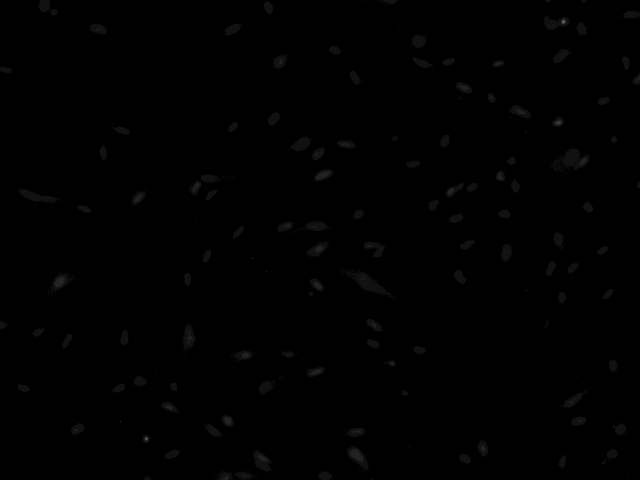
#> input picture Midterm_1/B6_DAPI_1.tif, 1280 x 960 px (shown at 1/2 size)
$ python Midterm1_Pt2_Blob_Segmentation_Final_Draft.py
#> lines starting #> are read from the running program, lines starting #| are printed output that depends on the picture
# ~~~~~~~~~~ LIBRARIES ~~~~~~~~~~
import numpy as np
import imageio.v3 as iio
import matplotlib.pyplot as plt
import skimage as ski
from scipy import ndimage as scipy
import cv2

# ~~~~~~~~~ DEFINITIONS ~~~~~~~~~
REDUCE = False
MAX_PIXELS = 500 * 500
PLOT_GRID = (2, 3)
PLOC1 =(1,1); PLOC2 =(1,2); PLOC3 =(1,3);
PLOC4 =(2,1); PLOC5 =(2,2); PLOC6 =(2,3);
PLOC7 =(3,1); PLOC8 =(3,2); PLOC9 =(3,3);
PLOC10=(4,1); PLOC11=(4,2); PLOC12=(5,3);
MANUAL_COUNT = 110

class Image:
    def __init__(self, name, data, ploc):
        self.name = name
        self.data = data
        self.ploc = ploc

    def easy_plot_info(self):
        return self.data, self.ploc, self.name


# ~~~~~~~~~~ FUNCTIONS ~~~~~~~~~~
# display images and figures on 2D grid of plots with name ax[][]
def easy_plot(dataIn, plotLoc, name='', plotType='image', colors='gray', gridshare=0):
    rowI = plotLoc[0] - 1
    colI = plotLoc[1] - 1
    if plotType == 'image':
        ax[rowI][colI].imshow(dataIn, cmap=colors)
        ax[rowI][colI].set_title(name)
    if plotType == 'pointOverlay':
        ax[rowI][colI].autoscale(False)
        ax[rowI][colI].plot(dataIn[:, 1], dataIn[:, 0], colors, markeredgewidth=0.25,
                            markersize=2)
    if gridshare == 1:
        ax[rowI][colI].sharex(ax[0][0])
        ax[rowI][colI].sharey(ax[0][0])

    return 0;

# Compute zero crossings of an image.
def calc_zcross(imgIn):

    imgLap = scipy.laplace(imgIn)
    imgLap_signed = np.sign(imgLap)

    # Pad the signed_laplacian to handle boundary conditions during difference calculation
    # This ensures we can compare each pixel with its neighbors
    imgLSP = np.pad(imgLap_signed, ((0, 1), (0, 1)), mode='edge')

    # Check for sign changes in horizontal and vertical directions
    # A zero crossing occurs if a pixel and its neighbor have different signs
    diff_x = imgLSP[:-1, :-1] - imgLSP[:-1, 1:]
    diff_y = imgLSP[:-1, :-1] - imgLSP[1:, :-1]

    # Zero crossings are where the absolute difference is not zero (i.e., signs are different)
    zero_crossings = np.logical_or(np.abs(diff_x) > 0, np.abs(diff_y) > 0)

    return zero_crossings.astype(float) # Convert boolean result to float for visualization

# flood fill
def flood_fill(imgIn):
    datatype_in = type(imgIn)
    # Invert the image: black objects become white, white holes become black
    inverted_for_black_holes = cv2.bitwise_not(imgIn)

    # Now, fill the "black holes" in this inverted image (which were white holes in the original)
    # Using dilation on the inverted image will fill these black holes
    kernel = np.ones((5, 5), np.uint8)
    filled_inverted = cv2.dilate(inverted_for_black_holes, kernel, iterations=1)

    # Invert back to get the original black objects with filled white holes
    filled_black_sections = cv2.bitwise_not(filled_inverted)

    return filled_black_sections.astype(datatype_in)


# ~~~~~~~~~~ MAIN CODE ~~~~~~~~~~
# setup for plotting multiple images
plt.rc('font', size=6)
fig, ax = plt.subplots(PLOT_GRID[0], PLOT_GRID[1], dpi=1200, constrained_layout=True)

# read, modify, and plot original (OG) image
imgOG = iio.imread('B6_DAPI_1.tif')
#> imgOG is the input picture: shape (960, 1280) uint16; min 122, max 4095, mean 198.8
sizeY = imgOG.shape[0]; sizeX = imgOG.shape[1]
#> after `sizeY = imgOG.shape[0]`: sizeY = 960
#> after `sizeX = imgOG.shape[1]`: sizeX = 1280
pixel_count = sizeX * sizeY
#> pixel_count = 1228800
# convert to grayscale, if needed, to simplify analysis
if len(imgOG.shape) == 3:
    imgOG = ski.color.rgb2gray(imgOG)
# reduce size of image, if needed, to fit max pixels defined
if REDUCE == True:
    while pixel_count > MAX_PIXELS:
        print("Too many pixels! Reducing from ", pixel_count)
        imgOG = scipy.zoom(imgOG, 0.75)
        sizeY = imgOG.shape[0]; sizeX = imgOG.shape[1]
        pixel_count = sizeX * sizeY
OG = Image("Original Image", imgOG, PLOC1)
max_val = np.max(OG.data)
#> max_val = 4095
min_val = np.min(OG.data)
#> min_val = 122
plot_info = OG.easy_plot_info()
easy_plot(-plot_info[0], plot_info[1], plot_info[2])

# basic empty frame, same size as OG img, used for setting up other images
frame = np.zeros((sizeY, sizeX))

# image preprocessing
clahe = cv2.createCLAHE(clipLimit=2.0, tileGridSize=(8,8)) # adaptive contrast adjust
OG.data = clahe.apply(OG.data)
plot_info = OG.easy_plot_info()
easy_plot(-plot_info[0], PLOC4, "After Preprocessing")

# LoG filter to find nuclei
sigma = 3
Log1 = Image(f"LoG-ified σ = {sigma}", frame, PLOC2)
Log1.data = scipy.gaussian_laplace((OG.data).astype(np.int16), sigma)
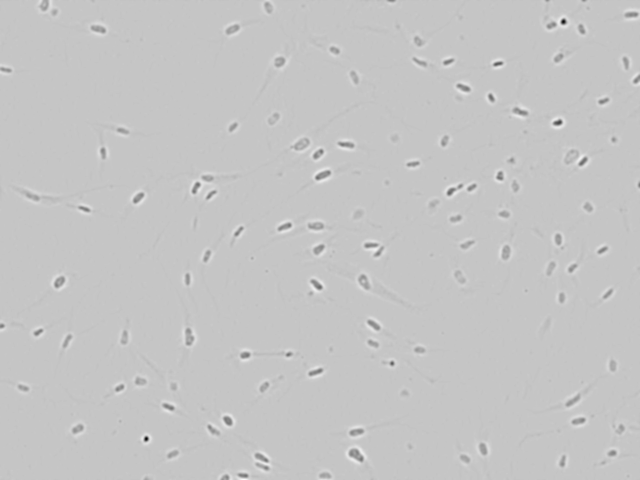
#> Log1.data: shape (960, 1280) int16 (shown at 1/2 size); min -140, max 41, mean -0.1; drawn with min black and max white
max_val = np.max(Log1.data)
#> max_val = 41
min_val = np.min(Log1.data)
#> min_val = -140
plot_info = Log1.easy_plot_info()
easy_plot(plot_info[0], plot_info[1], plot_info[2], colors='tab10')

# nucleus markers for LoGs
mag_data = np.sqrt((Log1.data) ** 2)
maxima = ski.feature.peak_local_max(mag_data, min_distance=20,
                                    exclude_border=0, threshold_abs=20)
#> maxima = 113 pairs, first value 0 to 959, second value 3 to 1279
print("Nuclei count: ", int(maxima.size/2))
#| Nuclei count:  113

# Z-cross to find edges of cells
ZX = Image("Zero X'ings", frame, PLOC5)
ZX.data = calc_zcross(Log1.data)
#> in calc_zcross, `imgLap_signed = np.sign(imgLap)`:
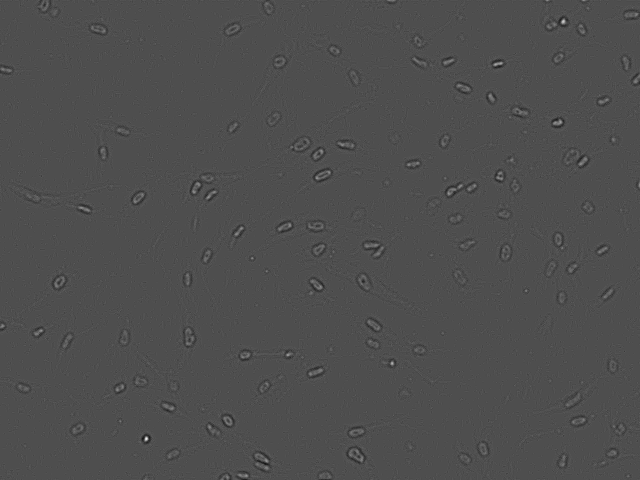
#> imgLap: shape (960, 1280) int16 (shown at 1/2 size); min -12, max 27, mean 0; drawn with min black and max white
#> in calc_zcross, `imgLSP = np.pad(imgLap_signed, ((0, 1), (0, 1)), mode='edge')`:
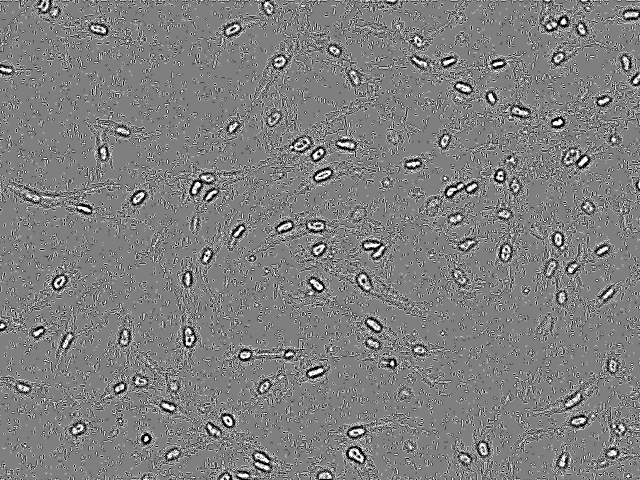
#> imgLap_signed: shape (960, 1280) int16 (shown at 1/2 size); min -1, max 1, mean 0.00132; drawn with min black and max white
plot_info = ZX.easy_plot_info()
easy_plot(plot_info[0], plot_info[1], plot_info[2])
# process for analysis
ZXedit = Image("ZX'ings Postprocessing", frame, PLOC3)
ZXedit.data = (ZX.data).astype(np.int16)*255
ZXedit.data = cv2.GaussianBlur(ZXedit.data, (21,21), 0) # blurring
ZXedit.data = flood_fill(ZXedit.data) # fill white holes in black sections
#> in flood_fill, `inverted_for_black_holes = cv2.bitwise_not(imgIn)`:
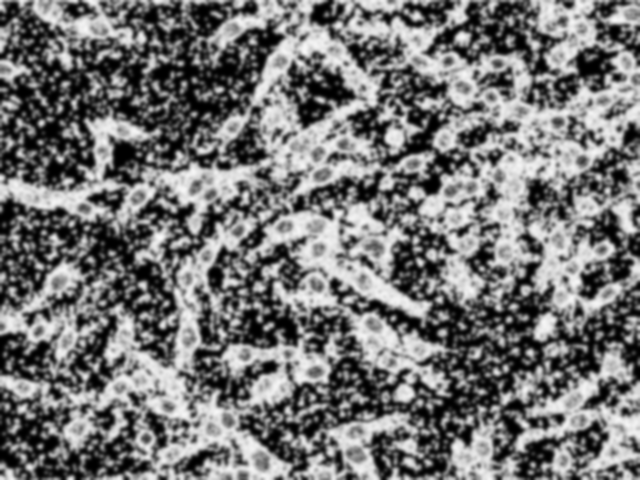
#> imgIn: shape (960, 1280) int16 (shown at 1/2 size); min 0, max 250, mean 117.4
#> in flood_fill, `filled_inverted = cv2.dilate(inverted_for_black_holes, kernel, iterati..`:
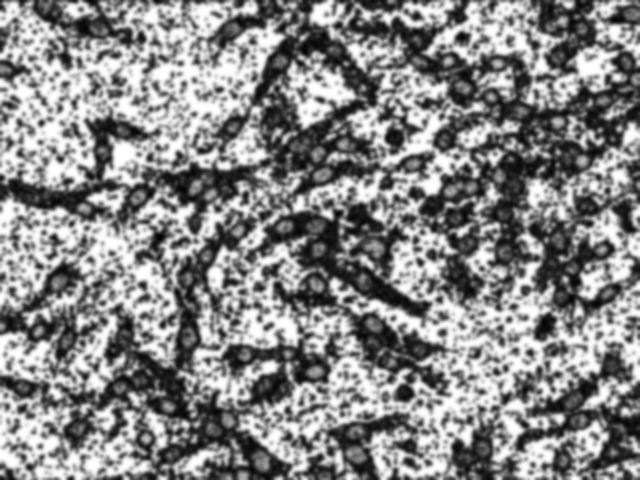
#> inverted_for_black_holes: shape (960, 1280) int16 (shown at 1/2 size); min -251, max -1, mean -118.4; drawn with min black and max white
#> in flood_fill, `filled_black_sections = cv2.bitwise_not(filled_inverted)`:
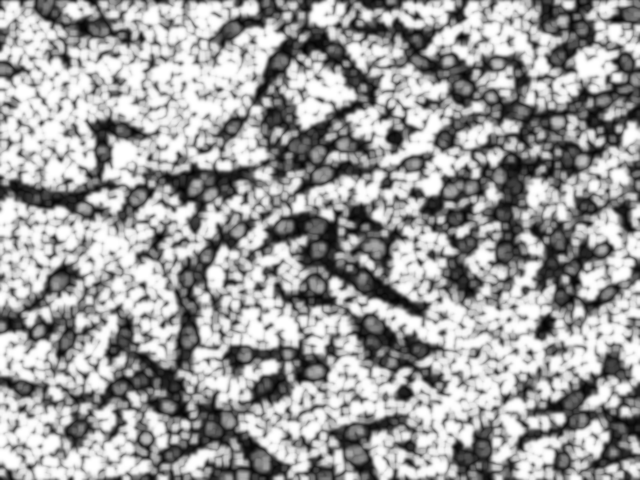
#> filled_inverted: shape (960, 1280) int16 (shown at 1/2 size); min -247, max -1, mean -93.78; drawn with min black and max white
thresh = ski.filters.threshold_otsu(ZXedit.data) # thresholding
#> thresh = 102.3
ZXedit.data = ZXedit.data > thresh
plot_info = ZXedit.easy_plot_info()
easy_plot(plot_info[0], plot_info[1], plot_info[2])

# watershed segmentation
topography = np.zeros((ZXedit.data).shape, dtype=bool) # convert to mask image
topography[tuple(maxima.T)] = True # assign coordinates in mask image = true
labels, count = scipy.label(topography)
Segments = Image("Segments", frame, PLOC6)
Segments.data = ski.segmentation.watershed(topography, labels, mask=ZXedit.data)
#> topography: shape (960, 1280) bool; 0.01% white in thin lines or dots
plot_info = Segments.easy_plot_info()
easy_plot(plot_info[0], plot_info[1], plot_info[2], colors='nipy_spectral_r')
easy_plot(maxima, Segments.ploc, plotType='pointOverlay', colors='w*')
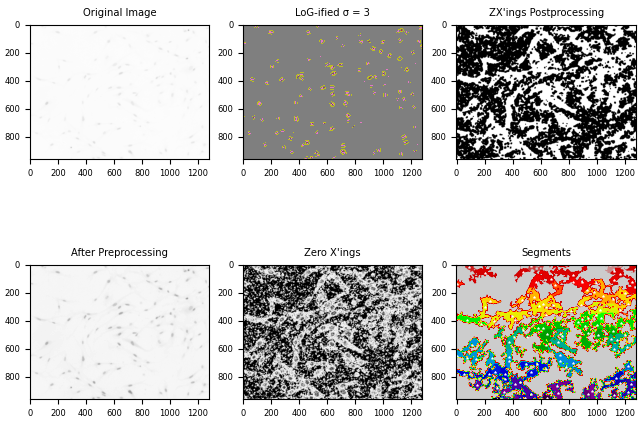
#> figure drawn by matplotlib, 6 panels
